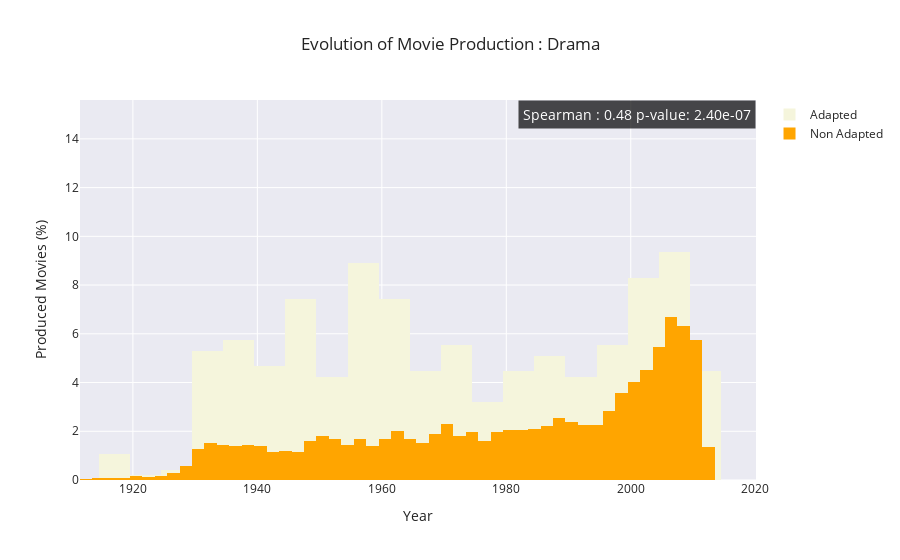

The code cell stored with this chart in its notebook:
### Code cell
create_evolution_plot(evolution_adapt, evolution_non_adapt, 'Drama')

### Figure 1 — Plotly figure (JSON) as saved in the notebook; plotly's stock layout.template omitted (floating-point values rounded to 4 significant figures; data arrays with more than 128 entries replaced by an {"elided": "..."} marker saying what was removed)
{"data": [{"histnorm": "percent", "marker": {"color": "beige"}, "name": "Adapted", "type": "histogram", "x": {"elided": "471 int values"}}, {"histnorm": "percent", "marker": {"color": "orange"}, "name": "Non Adapted", "type": "histogram", "x": {"elided": "9701 int values"}}], "layout": {"annotations": [{"align": "center", "bgcolor": "rgba(0, 0, 0, 0.7)", "borderpad": 4, "font": {"color": "white", "size": 14}, "showarrow": false, "text": "Spearman : 0.48 p-value: 2.40e-07", "x": 2001, "y": 15}], "autosize": true, "barmode": "overlay", "showlegend": true, "title": {"text": "Evolution of Movie Production : Drama"}, "xaxis": {"autorange": true, "range": [1912.0, 2016.0], "title": {"text": "Year"}, "type": "linear"}, "yaxis": {"autorange": true, "range": [0, 16.27], "title": {"text": "Produced Movies (%)"}}}}
